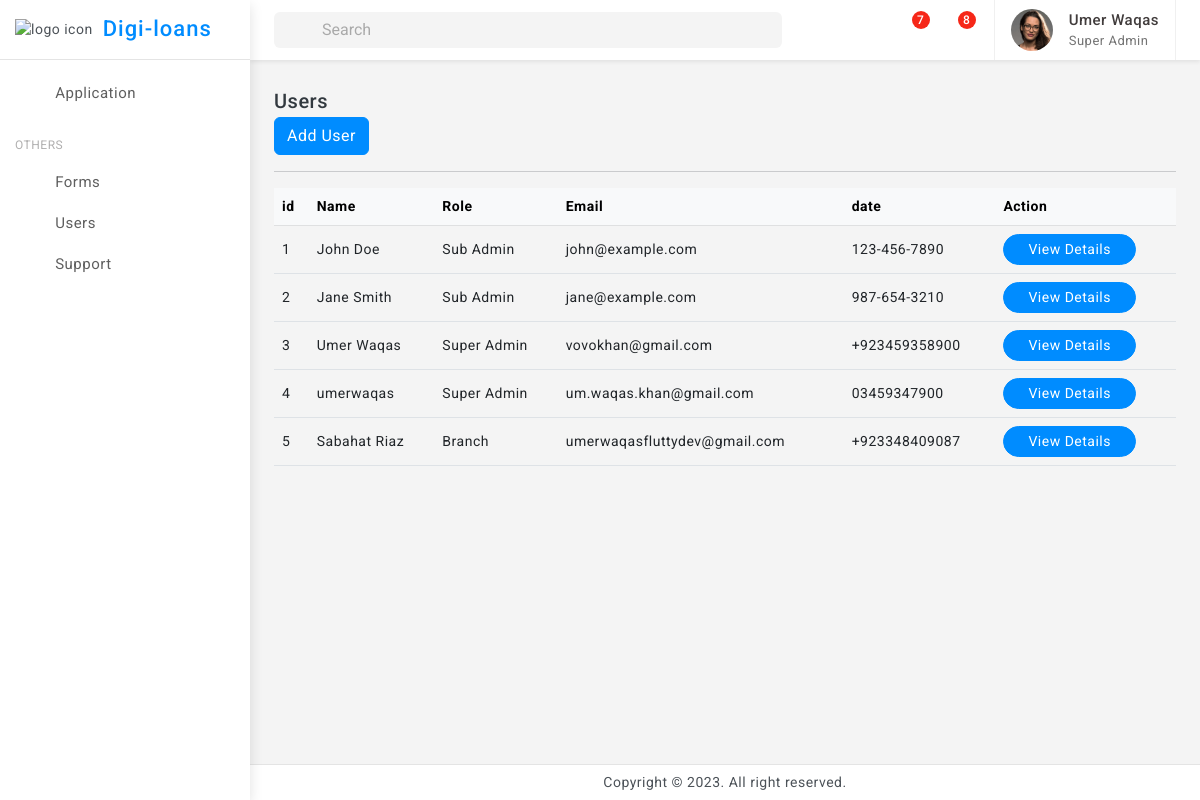
Page /users (signed in) on the committed database.
### tables this page shows
CREATE TABLE "Users" (
	"user_id"	INTEGER,
	"email"	TEXT NOT NULL,
	"password"	TEXT NOT NULL,
	"role_id"	INTEGER,
	"full_name"	TEXT,
	"date_of_birth"	TEXT,
	"address"	TEXT,
	"phone_number"	TEXT,
	"created_time"	TIMESTAMP DEFAULT CURRENT_TIMESTAMP,
	"updated_time"	TIMESTAMP DEFAULT CURRENT_TIMESTAMP,
	"approved"	INTEGER,
	PRIMARY KEY("user_id")
);

CREATE TABLE Roles (
                role_id INTEGER PRIMARY KEY,
                role_name TEXT NOT NULL,
                created_time TIMESTAMP DEFAULT CURRENT_TIMESTAMP,
                updated_time TIMESTAMP DEFAULT CURRENT_TIMESTAMP
            );

### flask_app.py (the view)
@app.route('/users')
def admin_users():
    users = get_users()
    final_users = [tuple(user) + (get_role(user[3])[1],) for user in users]
    print(final_users)
    return render_template("users_list.html",users=final_users)

### databse/db_service.py (called while the page is built)
def connect_db():
    return sqlite3.connect('databse/digi_loans.db')

def get_role(role_id):
    conn = connect_db()
    cursor = conn.cursor()
    try:
        cursor.execute('SELECT * FROM Roles WHERE role_id = ?', (role_id,))
        role = cursor.fetchone()
        conn.close()
        return role
    except sqlite3.Error as e:
        print("Error getting role:", e)
        conn.close()
        return None

def get_users():
    conn = connect_db()
    cursor = conn.cursor()
    try:
        cursor.execute('''
            SELECT * FROM Users
        ''')
        users = cursor.fetchall()
        conn.close()
        return users
    except sqlite3.Error as e:
        print("Error getting loan application:", e)
        conn.close()
        return None

### templates/users_list.html (shortened to what this page needs)
{% extends 'base.html' %}
{% block content %}
<div class="page-wrapper">
	<div class="page-content">
<div class="card-body">
    <div class="d-flex align-items-center">
        <div>
            <h5 class="mb-0">Users</h5>
        </div>
        <div class="font-22 ms-auto"><i class="bx bx-dots-horizontal-rounded"></i>
        </div>
    </div>
    <div class="ms-auto">
        <div class="btn-group">
            <a href="{{url_for('adduser')}}" class="btn btn-primary">Add User</a>
    </div>
    <hr>
    <div class="table-responsive">
        <table class="table align-middle mb-0">
            <thead class="table-light">
                <tr>
                    <th>id</th>
                    <th>Name</th>
                    <th>Role</th>
                    <th>Email</th>
                    <th>date</th>
                    <th>Action</th>
                </tr>
            </thead>
            <tbody>
                {%for user in users %}
                <tr>
                    <td>{{ user[0] }}</td>
                    <td>{{ user[4]}}</td>
                    <td>{{ user[11]}}</td>
                    <td>{{ user[1]}}</td>
                    <td>{{ user[7]}}</td>
                    <td>
                        <button type="button" class="btn btn-primary btn-sm radius-30 px-4" data-bs-toggle="modal" data-bs-target="#exampleScrollableModal_{{ user[0] }}">View Details</button>
                    </td>
                </tr>
                {% endfor %}
            </tbody>
        </table>
    </div>
</div>
</div>
</div>
{% endblock %}

### templates/base.html (shortened to what this page needs)
<!doctype html>
<html lang="en">
<head>
	<link href="{{ url_for('static', filename='assets/plugins/vectormap/jquery-jvectormap-2.0.2.css') }}" rel="stylesheet"/>
	<link href="{{ url_for('static', filename='assets/plugins/simplebar/css/simplebar.css') }}" rel="stylesheet" />
	<link href="{{ url_for('static', filename='assets/plugins/perfect-scrollbar/css/perfect-scrollbar.css') }}" rel="stylesheet" />
	<link href="{{ url_for('static', filename='assets/plugins/metismenu/css/metisMenu.min.css') }}" rel="stylesheet"/>
	<link href="{{ url_for('static', filename='assets/plugins/datatable/css/dataTables.bootstrap5.min.css') }}" rel="stylesheet" />
	<link href="{{ url_for('static', filename='assets/css/pace.min.css') }}" rel="stylesheet"/>
	<link href="{{ url_for('static', filename='assets/css/bootstrap.min.css') }}" rel="stylesheet">
	<link href="{{ url_for('static', filename='assets/css/bootstrap-extended.css') }}" rel="stylesheet">
	<link href="{{ url_for('static', filename='assets/css/app.css') }}" rel="stylesheet">
	<link href="{{ url_for('static', filename='assets/css/icons.css') }}" rel="stylesheet">
	<link rel="stylesheet" href="{{ url_for('static', filename='assets/css/dark-theme.css') }}"/>
	<link rel="stylesheet" href="{{ url_for('static', filename='assets/css/semi-dark.css') }}"/>
	<link rel="stylesheet" href="{{ url_for('static', filename='assets/css/header-colors.css') }}"/>
</head>
<body>
	<div class="wrapper">
		<div class="sidebar-wrapper" data-simplebar="true">
			<div class="sidebar-header">
				<div>
					<img src="{{ url_for('static', filename='assets/images/logo-icon.png') }}" class="logo-icon" alt="logo icon">
				</div>
				<div>
					<h4 class="logo-text">Digi-loans</h4>
				</div>
				<div class="toggle-icon ms-auto"><i class='bx bx-arrow-back'></i>
				</div>
			 </div>
			<ul class="metismenu" id="menu">
				<li>
					<a href="{{ url_for('all_applications') }}" >
						<div class="parent-icon"><i class="bx bx-category"></i>
						</div>
						<div class="menu-title">Application</div>
					</a>
				</li>
				<li class="menu-label">Others</li>
				<li>
					<a href="{{ url_for('admin_forms') }}" >
						<div class="parent-icon"><i class='bx bx-cookie'></i>
						</div>
						<div class="menu-title">Forms</div>
					</a>
				</li>
				<li>
					<a href="{{ url_for('admin_users') }}" >
						<div class="parent-icon"><i class='bx bx-user'></i>
						</div>
						<div class="menu-title">Users</div>
					</a>
				</li>
				<li>
					<a href="http://digi-loans.com/" target="_blank">
						<div class="parent-icon"><i class="bx bx-support"></i>
						</div>
						<div class="menu-title">Support</div>
					</a>
				</li>
			</ul>
		</div>
		<header>
			<div class="topbar d-flex align-items-center">
				<nav class="navbar navbar-expand gap-3">
					  <div class="position-relative search-bar d-lg-block d-none" data-bs-toggle="modal" data-bs-target="#SearchModal">
						<input class="form-control px-5" disabled type="search" placeholder="Search">
						<span class="position-absolute top-50 search-show ms-3 translate-middle-y start-0 top-50 fs-5"><i class='bx bx-search'></i></span>
					  </div>
					  <div class="top-menu ms-auto">
						<ul class="navbar-nav align-items-center gap-1">
							<li class="nav-item dark-mode d-none d-sm-flex">
								<a class="nav-link dark-mode-icon" href="javascript:;"><i class='bx bx-moon'></i>
								</a>
							</li>
							<li class="nav-item dropdown dropdown-app">
								<a class="nav-link dropdown-toggle dropdown-toggle-nocaret" data-bs-toggle="dropdown" href="javascript:;"><i class='bx bx-grid-alt'></i></a>
							</li>
							<li class="nav-item dropdown dropdown-large">
								<a class="nav-link dropdown-toggle dropdown-toggle-nocaret position-relative" href="#" data-bs-toggle="dropdown"><span class="alert-count">7</span>
									<i class='bx bx-bell'></i>
								</a>
							</li>
							<li class="nav-item dropdown dropdown-large">
								<a class="nav-link dropdown-toggle dropdown-toggle-nocaret position-relative" href="#" role="button" data-bs-toggle="dropdown" aria-expanded="false"> <span class="alert-count">8</span>
									<i class='bx bx-shopping-bag'></i>
								</a>
							</li>
						</ul>
					</div>
					<div class="user-box dropdown px-3">
						<a class="d-flex align-items-center nav-link dropdown-toggle gap-3 dropdown-toggle-nocaret" href="#" role="button" data-bs-toggle="dropdown" aria-expanded="false">
							<img src="{{ url_for('static', filename='assets/images/avatars/avatar-2.png') }}" class="user-img" alt="user avatar">
							<div class="user-info">
								<p class="user-name mb-0">{{session['user'][4]}}</p>
								<p class="designattion mb-0">{{session['role'][1]}}</p>
							</div>
						</a>
					</div>
				</nav>
			</div>
		</header>
		{% block content %}{% endblock %}
		<footer class="page-footer">
			<p class="mb-0">Copyright © 2023. All right reserved.</p>
		</footer>
	</div>
</body>
</html>

### static/assets/css/app.css (style rules this page uses)
body { font-size: 14px; color: #4c5258; letter-spacing: .5px; background: #f4f4f4; overflow-x: hidden; font-family: Roboto, sans-serif }
a { text-decoration: none }
.wrapper { width: 100%; position: relative }
.sidebar-wrapper { width: 250px; height: 100%; position: fixed; top: 0; bottom: 0; left: 0; background: #fff; border-right: 0 solid #e4e4e4; z-index: 11; box-shadow: 0 .3rem .8rem rgba(0, 0, 0, .12); transition: all .2s ease-out }
.sidebar-header { width: 250px; height: 60px; display: flex; align-items: center; position: fixed; top: 0; bottom: 0; padding: 0 15px; z-index: 5; background: #fff; background-clip: padding-box; border-bottom: 1px solid #e4e4e4 }
.logo-icon { width: 30px }
.logo-text { font-size: 22px; margin-left: 10px; margin-bottom: 0; letter-spacing: 1px; color: #008cff; }
.toggle-icon { font-size: 22px; cursor: pointer; color: #008cff }
.topbar { position: fixed; top: 0; left: 250px; right: 0; height: 60px; background: #fff; border-bottom: 1px solid rgb(228 228 228 / 0%); z-index: 10; -webkit-box-shadow: 0 .125rem .25rem rgba(0, 0, 0, .075); box-shadow: 0 .125rem .25rem rgba(0, 0, 0, .075); }
.topbar .navbar { width: 100%; height: 60px; padding-left: 1.5rem; padding-right: 1.5rem; }
.page-wrapper { height: 100%; margin-top: 60px; margin-bottom: 30px; margin-left: 250px }
.page-content { padding: 1.5rem 1.5rem 0.7rem 1.5rem }
.page-footer { background: #fff; left: 250px; right: 0; bottom: 0; position: fixed; text-align: center; padding: 7px; font-size: 14px; border-top: 1px solid #e4e4e4; z-index: 3 }
.sidebar-wrapper ul { padding: 0; margin: 0; list-style: none; background: 0 0 }
.sidebar-wrapper .metismenu { background: 0 0; display: -webkit-box; display: -ms-flexbox; display: flex; padding: 10px; margin-top: 60px; -webkit-box-orient: vertical; -webkit-box-direction: normal; -ms-flex-direction: column; flex-direction: column }
.sidebar-wrapper .metismenu li+li { margin-top: 5px }
.sidebar-wrapper .metismenu li:first-child { margin-top: 5px }
.sidebar-wrapper .metismenu li:last-child { margin-bottom: 5px }
.sidebar-wrapper .metismenu>li { display: -webkit-box; display: -ms-flexbox; display: flex; -webkit-box-orient: vertical; -webkit-box-direction: normal; -ms-flex-direction: column; flex-direction: column; position: relative }
.sidebar-wrapper .metismenu a { position: relative; display: flex; align-items: center; justify-content: left; padding: 6px 16px; font-size: 15px; color: #5f5f5f; outline-width: 0; text-overflow: ellipsis; overflow: hidden; letter-spacing: .5px; border-radius: 0.25rem; transition: all .3s ease-out }
.sidebar-wrapper .metismenu a .parent-icon { font-size: 24px; line-height: 1 }
.sidebar-wrapper .metismenu a .menu-title { margin-left: 10px }
.menu-label { padding: 20px 15px 5px 5px; color: #b0afaf; text-transform: uppercase; font-size: 12px; letter-spacing: .5px }
.font-22 { font-size: 22px }
.radius-30 { border-radius: 30px }
input::placeholder { color: #000!important; opacity: .3!important }
.topbar .navbar .navbar-nav .nav-item { display: flex; align-items: center; justify-content: center; width: auto; height: 60px; }
.topbar .navbar .navbar-nav .nav-link { color: #212529; font-size: 22px; border-radius: 50%; display: flex; align-items: center; justify-content: center; width: 42px; height: 42px; transition: 0.3s cubic-bezier(0.075, 0.82, 0.165, 1); }
.dropdown-toggle-nocaret:after { display: none }
.alert-count { position: absolute; top: 2px; left: 22px; width: 18px; height: 18px; display: flex; align-items: center; justify-content: center; border-radius: 50%; font-size: 12px; font-weight: 500; color: #fff; background: #f62718 }
.user-img { width: 42px; height: 42px; border-radius: 50%; border: 0 solid #e5e5e5; padding: 0; }
.user-info .user-name { font-size: 15px; font-weight: 500; color: #413c3c }
.user-info .designattion { font-size: 13px; color: #747474 }
.user-box { display: flex; align-items: center; height: 60px; border-left: 1px solid #f0f0f0; border-right: 1px solid #f0f0f0; }
.dropdown-large { position: relative }
.search-bar { width: 100%; cursor: pointer; }
.search-bar input[disabled] { cursor: pointer; background-color: #f4f4f4; border: 0; }

### rows in the picture
Users: full_name "Umer Waqas", full_name "Umer Waqas", email "vovokhan@gmail.com", phone_number "+923459358900"
Roles: role_name "Super Admin", role_name "Super Admin" "Super Admin"
Users: full_name "John Doe", email "john@example.com", phone_number "123-456-7890"
Roles: role_name "Sub Admin" "Sub Admin"
Users: full_name "Jane Smith", email "jane@example.com", phone_number "987-654-3210"
Users: full_name "umerwaqas", email "um.waqas.khan@gmail.com", phone_number "03459347900"
Users: full_name "Sabahat Riaz", email "umerwaqasfluttydev@gmail.com", phone_number "+923348409087"
Roles: role_name "Branch"

### other values in the picture
{{ user[0] }} "1" "2" "3" "4" "5"
